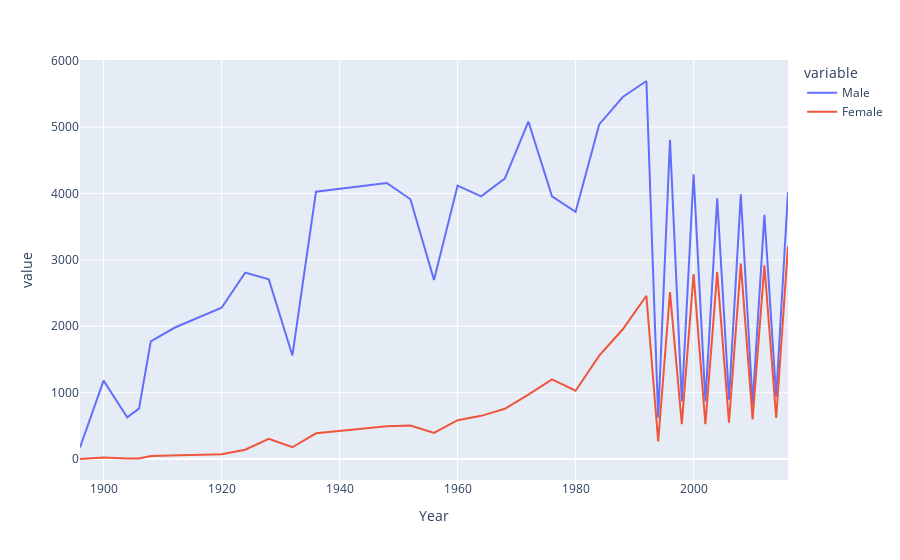

Here is the notebook cell this chart was saved with:
### Code cell
fig = px.line(final, x="Year",y=["Male","Female"])
fig.show()

### Figure 1 — Plotly figure (JSON) as saved in the notebook; plotly's stock layout.template omitted (floating-point values rounded to 4 significant figures)
{"data": [{"hovertemplate": "variable=Male<br>Year=%{x}<br>value=%{y}<extra></extra>", "legendgroup": "Male", "line": {"color": "#636efa", "dash": "solid"}, "marker": {"symbol": "circle"}, "mode": "lines", "name": "Male", "orientation": "v", "showlegend": true, "type": "scatter", "x": [1896, 1900, 1904, 1906, 1908, 1912, 1920, 1924, 1928, 1932, 1936, 1948, 1952, 1956, 1960, 1964, 1968, 1972, 1976, 1980, 1984, 1988, 1992, 1994, 1996, 1998, 2000, 2002, 2004, 2006, 2008, 2010, 2012, 2014, 2016], "xaxis": "x", "y": [174, 1181, 629, 759, 1772, 1977, 2278, 2807, 2706, 1560, 4027, 4158, 3912, 2698, 4119, 3956, 4224, 5083, 3956, 3722, 5040, 5453, 5694, 622, 4808, 867, 4290, 867, 3926, 894, 3987, 829, 3677, 938, 4020], "yaxis": "y"}, {"hovertemplate": "variable=Female<br>Year=%{x}<br>value=%{y}<extra></extra>", "legendgroup": "Female", "line": {"color": "#EF553B", "dash": "solid"}, "marker": {"symbol": "circle"}, "mode": "lines", "name": "Female", "orientation": "v", "showlegend": true, "type": "scatter", "x": [1896, 1900, 1904, 1906, 1908, 1912, 1920, 1924, 1928, 1932, 1936, 1948, 1952, 1956, 1960, 1964, 1968, 1972, 1976, 1980, 1984, 1988, 1992, 1994, 1996, 1998, 2000, 2002, 2004, 2006, 2008, 2010, 2012, 2014, 2016], "xaxis": "x", "y": [0, 23, 6, 6, 44, 53, 73, 140, 305, 177, 387, 495, 504, 392, 584, 650, 757, 969, 1200, 1028, 1557, 1954, 2459, 264, 2515, 526, 2785, 523, 2815, 546, 2945, 596, 2918, 617, 3205], "yaxis": "y"}], "layout": {"legend": {"title": {"text": "variable"}, "tracegroupgap": 0}, "margin": {"t": 60}, "xaxis": {"anchor": "y", "domain": [0, 1], "title": {"text": "Year"}}, "yaxis": {"anchor": "x", "domain": [0, 1], "title": {"text": "value"}}}}
